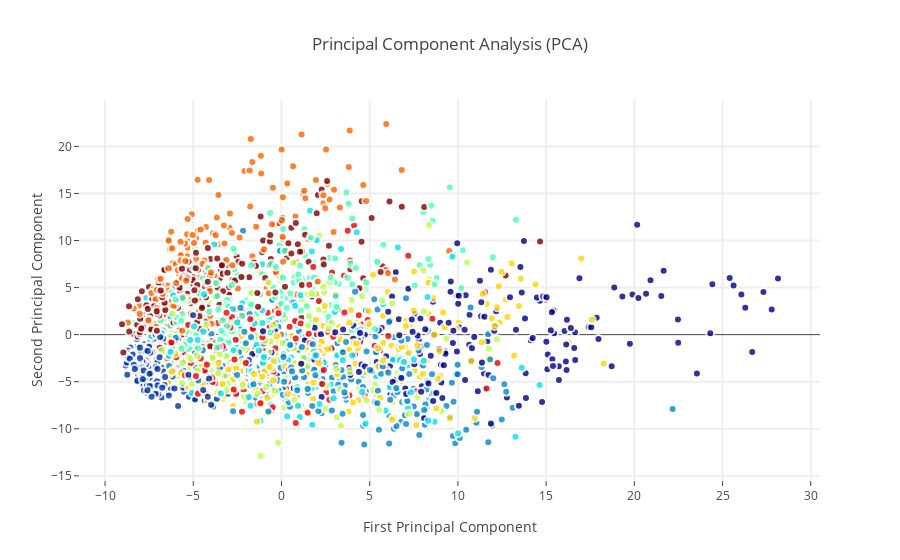

Here is the notebook cell this chart was saved with:
### Code cell
trace0 = go.Scatter(
    x = X_5d[:,0],
    y = X_5d[:,1],
    name = Target,
    hoveron = Target,
    mode = 'markers',
    text = Target,
    showlegend = False,
    marker = dict(
        size = 8,
        color = Target,
        colorscale ='Jet',
        showscale = False,
        line = dict(
            width = 2,
            color = 'rgb(255, 255, 255)'
        ),
        opacity = 0.8
    )
)
data = [trace0]

layout = go.Layout(
    title= 'Principal Component Analysis (PCA)',
    hovermode= 'closest',
    xaxis= dict(
         title= 'First Principal Component',
        ticklen= 5,
        zeroline= False,
        gridwidth= 2,
    ),
    yaxis=dict(
        title= 'Second Principal Component',
        ticklen= 5,
        gridwidth= 2,
    ),showlegend= True
)


fig = dict(data=data, layout=layout)
py.iplot(fig, filename='styled-scatter')

### Figure 1 — Plotly figure (JSON) as saved in the notebook; plotly's stock layout.template omitted (floating-point values rounded to 4 significant figures; data arrays with more than 128 entries replaced by an {"elided": "..."} marker saying what was removed)
{"data": [{"hoveron": {"elided": "2000 int values"}, "marker": {"color": {"elided": "2000 int values"}, "colorscale": "Jet", "line": {"color": "rgb(255, 255, 255)", "width": 2}, "opacity": 0.8, "showscale": false, "size": 8}, "mode": "markers", "name": {"elided": "2000 int values"}, "showlegend": false, "text": {"elided": "2000 int values"}, "type": "scatter", "x": {"elided": "2000 float values"}, "y": {"elided": "2000 float values"}}], "layout": {"hovermode": "closest", "showlegend": true, "title": "Principal Component Analysis (PCA)", "xaxis": {"gridwidth": 2, "ticklen": 5, "title": "First Principal Component", "zeroline": false}, "yaxis": {"gridwidth": 2, "ticklen": 5, "title": "Second Principal Component"}}}
